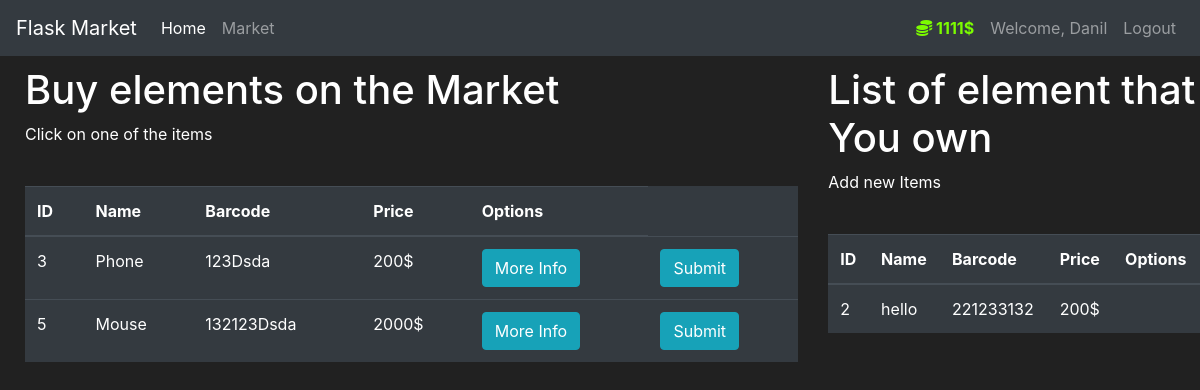
The app's page /market (signed in) with its own data.
### market/models.py (models this page shows, shortened)
class User(db.Model, UserMixin):
    id = db.Column(db.Integer(), primary_key=True)
    name = db.Column(db.String(length=30), nullable=False, unique=True)
    email = db.Column(db.String(length=50), nullable=False, unique=True)
    password_hash = db.Column(db.String(length=60), nullable=False)
    budget = db.Column(db.Integer(), nullable=False, default=1000)
    items = db.relationship('Item', backref='owned_user')
    @property
    def password(self):
        return self.password
    @property
    def prettier_budget(self):
        return f'{self.budget}$'

class Item(db.Model):
    id = db.Column(db.Integer(), primary_key=True)
    name = db.Column(db.String(length=30), nullable=False, unique=True)
    price = db.Column(db.Integer(), nullable=False)
    barcode = db.Column(db.String(length=12), nullable=False, unique=True)
    description = db.Column(db.String(length=1024), nullable=False, unique=True)
    owner = db.Column(db.Integer(), db.ForeignKey('user.id'))

### market/routes.py (the view, shortened to what this page needs)
@app.route('/market', methods=['POST', 'GET'])
@login_required
def market_page():
    purchase_form = PurchaseForm()
    items = Item.query.filter_by(owner=None)
    owned_items = Item.query.filter_by(owner=current_user.id)
    return render_template('market.html', items=items, purchase_form=purchase_form, owned_items=owned_items)

### market/forms.py
class PurchaseForm(FlaskForm):
    purchase_button = SubmitField(label='Submit', validators=[])

### market/models.py (called while the page is built)
@login_manager.user_loader
def load_user(user_id):
    return User.query.get(int(user_id))

### market/templates/market.html (shortened to what this page needs)
{% extends 'base.html' %}
{% block content %}
<div class="row" style="margin-top: 10px; margin-left: 10px;">
    <div class="col-8">
        <h1>Buy elements on the Market</h1>
        <p>Click on one of the items</p>
        <br>
        <table class="table table-hover table-dark">
            <thead>
                <tr>
                    <th scope="col">ID</th>
                    <th scope="col">Name</th>
                    <th scope="col">Barcode</th>
                    <th scope="col">Price</th>
                    <th scope="col">Options</th>
                </tr>
            </thead>
            <tbody>
                {% for item in items %}
                    <tr>
                        <td>{{ item.id }}</td>
                        <td>{{ item.name }}</td>
                        <td>{{ item.barcode }}</td>
                        <td>{{ item.price }}$</td>
                        <td>
                            <button class="btn btn-outline btn-info">More Info</button>
                        </td>
                        <td>
                            <form method="post">
                                {{ purchase_form.purchase_button(class='btn btn-outline btn-info value="{{ item.name }}"') }}
                            </form>
                        </td>
                    </tr>
                {% endfor %}
            </tbody>
        </table>
    </div>
    <div class="col-4">
        <h1>List of element that You own</h1>
        <p>Add new Items</p>
        <br>
        <table class="table table-hover table-dark">
            <thead>
                <tr>
                    <th scope="col">ID</th>
                    <th scope="col">Name</th>
                    <th scope="col">Barcode</th>
                    <th scope="col">Price</th>
                    <th scope="col">Options</th>
                </tr>
            </thead>
            <tbody>
                {% for item in owned_items %}
                    <tr>
                        <td>{{ item.id }}</td>
                        <td>{{ item.name }}</td>
                        <td>{{ item.barcode }}</td>
                        <td>{{ item.price }}$</td>
                    </tr>
                {% endfor %}
            </tbody>
        </table>
    </div>
</div>
{% endblock %}

### market/templates/base.html (shortened to what this page needs)
<!doctype html>
<html lang="en">
   <head>
      <link rel="stylesheet" href="https://cdn.jsdelivr.net/npm/bootstrap@4.5.3/dist/css/bootstrap.min.css">
   </head>
   <body>
    <nav class="navbar navbar-expand-md navbar-dark bg-dark">
      <a class="navbar-brand" href="#">Flask Market</a>
      <div class="collapse navbar-collapse" id="navbarNav">
        <ul class="navbar-nav mr-auto">
            <li class="nav-item active">
                <a class="nav-link" href="{{ url_for('home_page') }}">Home <span class="sr-only">(current)</span></a>
            </li>
            <li class="nav-item">
                <a class="nav-link" href="{{ url_for('market_page') }}">Market</a>
            </li>
        </ul>
          {% if current_user.is_authenticated %}
            <ul class="navbar-nav">
                <li class="nav-item">
                    <a class="nav-link" style="color: lawngreen; font-weight: bold">
                        <i class="fas fa-coins"></i>
                        {{ current_user.prettier_budget }}
                    </a>
                </li>
                <li class="nav-item">
                    <a class="nav-link">Welcome, {{ current_user.name }}</a>
                </li>
                <li class="nav-item">
                    <a class="nav-link" href="{{ url_for('logout') }}">Logout</a>
                </li>
            </ul>
          {% endif %}
      </div>
    </nav>
      {% block content %}
      {% endblock %}
   </body>
</html>

### market/templates/base.html (style rules this page uses)
body { background-color: #212121; color: white }

### records on screen
User: prettier_budget "1111$", name "Danil"
Item: id "3", name "Phone", barcode "123Dsda", price "200"
Item: id "5", name "Mouse", barcode "132123Dsda", price "2000"
Item: id "2", name "hello", barcode "221233132", price "200"
